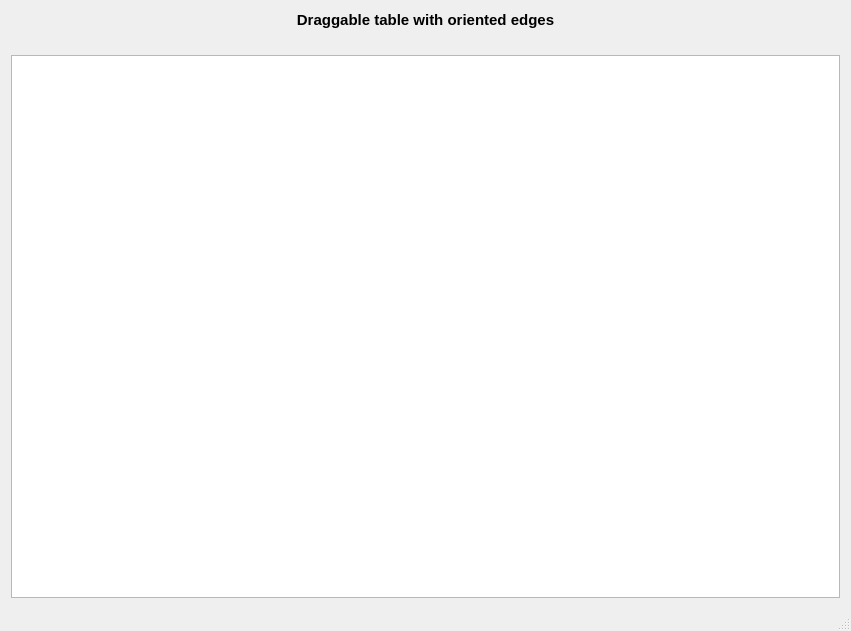
<?xml version="1.0" encoding="UTF-8"?>
<ui version="4.0">
 <class>MainWindow</class>
 <widget class="QMainWindow" name="MainWindow">
  <property name="geometry">
   <rect>
    <x>0</x>
    <y>0</y>
    <width>851</width>
    <height>631</height>
   </rect>
  </property>
  <property name="windowTitle">
   <string>QtCells</string>
  </property>
  <widget class="QWidget" name="centralWidget">
   <layout class="QGridLayout" name="gridLayout_2">
    <item row="0" column="0">
     <layout class="QGridLayout" name="gridLayout">
      <item row="2" column="0">
       <widget class="QTableNodes" name="tableCells">
        <property name="dragEnabled">
         <bool>true</bool>
        </property>
        <property name="dragDropOverwriteMode">
         <bool>true</bool>
        </property>
        <property name="dragDropMode">
         <enum>QAbstractItemView::DragDrop</enum>
        </property>
        <property name="defaultDropAction">
         <enum>Qt::MoveAction</enum>
        </property>
        <property name="selectionMode">
         <enum>QAbstractItemView::SingleSelection</enum>
        </property>
        <property name="textElideMode">
         <enum>Qt::ElideMiddle</enum>
        </property>
       </widget>
      </item>
      <item row="0" column="0">
       <widget class="QLabel" name="label">
        <property name="baseSize">
         <size>
          <width>0</width>
          <height>40</height>
         </size>
        </property>
        <property name="font">
         <font>
          <pointsize>11</pointsize>
          <weight>75</weight>
          <bold>true</bold>
         </font>
        </property>
        <property name="frameShadow">
         <enum>QFrame::Plain</enum>
        </property>
        <property name="lineWidth">
         <number>1</number>
        </property>
        <property name="text">
         <string>Draggable table with oriented edges</string>
        </property>
        <property name="textFormat">
         <enum>Qt::PlainText</enum>
        </property>
        <property name="scaledContents">
         <bool>false</bool>
        </property>
        <property name="alignment">
         <set>Qt::AlignCenter</set>
        </property>
       </widget>
      </item>
      <item row="1" column="0">
       <spacer name="horizontalSpacer">
        <property name="orientation">
         <enum>Qt::Horizontal</enum>
        </property>
        <property name="sizeHint" stdset="0">
         <size>
          <width>40</width>
          <height>20</height>
         </size>
        </property>
       </spacer>
      </item>
     </layout>
    </item>
   </layout>
  </widget>
  <widget class="QMenuBar" name="menuBar">
   <property name="geometry">
    <rect>
     <x>0</x>
     <y>0</y>
     <width>851</width>
     <height>26</height>
    </rect>
   </property>
  </widget>
  <widget class="QStatusBar" name="statusBar"/>
 </widget>
 <layoutdefault spacing="6" margin="11"/>
 <customwidgets>
  <customwidget>
   <class>QTableNodes</class>
   <extends>QTableWidget</extends>
   <header location="global">qtablenodes.h</header>
  </customwidget>
 </customwidgets>
 <resources/>
 <connections/>
</ui>
